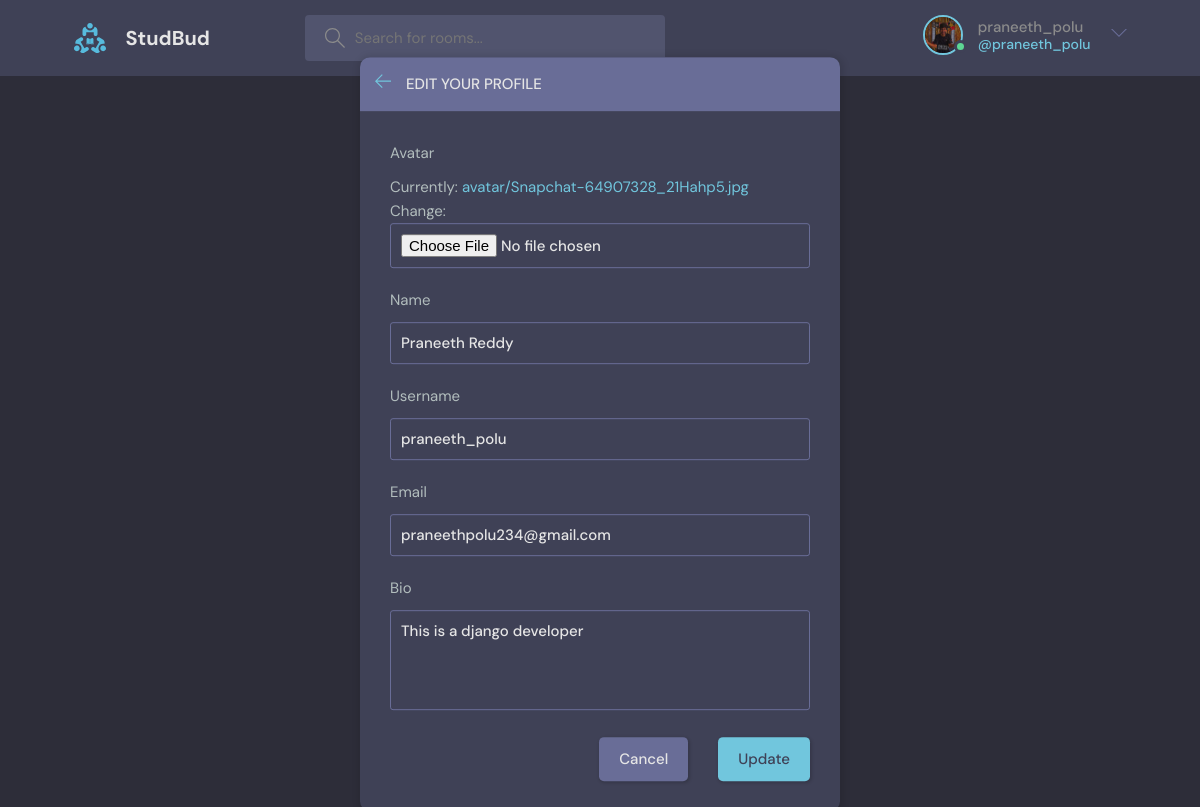
Page /edit/1 (signed in) on the committed database.
### base/models.py (models this page shows)
class User(AbstractUser):
    name = models.CharField(max_length = 200, null = True)
    email = models.EmailField(max_length = 200, unique=True, null = True)
    bio = models.TextField(blank = True, null = True)
    avatar= models.ImageField(null = True, default = 'avatar.jpg', upload_to = 'avatar')
    USERNAME_FIELD = 'username'
    REQUIRED_FIELDS = ['email']

### base/views.py (the view)
# urls.py: path('edit/<str:pk>', views.edituser, name='edit'),
@login_required(login_url='login')
def edituser(request, pk):
    user = request.user
    form = UserForm(instance=user)
    if request.method == "POST":
        form = UserForm(request.POST,request.FILES, instance=user)
        if form.is_valid():
            form.save()
            return redirect("user_profile", pk=user.id)
    return render(request,'base/edit-user.html',{'form':form})

### base/forms.py
class UserForm(ModelForm):
    class Meta:
        fields=['avatar','name','username','email','bio']
        model = User

### base/templates/base/edit-user.html (shortened to what this page needs)
{% include 'main.html' %}
<div class="container">
    <div class="layout__box">
        <div class="layout__boxHeader">
            <div class="layout__boxTitle">
                <a href="{% url 'user_profile' user.id %}">
                    <svg version="1.1" xmlns="http://www.w3.org/2000/svg" width="32" height="32"
                         viewBox="0 0 32 32">
                        <title>arrow-left</title>
                        <path
                                d="M13.723 2.286l-13.723 13.714 13.719 13.714 1.616-1.611-10.96-10.96h27.625v-2.286h-27.625l10.965-10.965-1.616-1.607z">
                        </path>
                    </svg>
                </a>
                <h3>Edit your profile</h3>
            </div>
        </div>
        <div class="layout__body">
            <form class="form" method="POST" action="" enctype="multipart/form-data">
                {% for field in form %}
                <div class="form__group">
                    <label for="profile_pic">{{ field.label }}</label>
                    {{field}}
                </div>
                {% endfor %}
                <div class="form__action">
                    <a class="btn btn--dark" href="{% url 'user_profile' user.id %}">Cancel</a>
                    <button class="btn btn--main" type="submit">Update</button>
                </div>
            </form>
        </div>
    </div>
</div>

### templates/navbar.html (shortened to what this page needs)
<!DOCTYPE html>
<html lang="en">
<head>
</head>
<body>
{% load static %}
<header class="header header--loggedIn">
    <div class="container">
        <a href="{% url 'home' %}" class="header__logo">
            <img src="{%  static 'images/logo.svg' %}"/>
            <h1>StudBud</h1>
        </a>
        <form class="header__search" method="get" accept-charset="{% url 'home' %}">
            <label>
                <input name="q" placeholder="Search for rooms..."/>
            </label>
        </form>
        <nav class="header__menu">
{% if request.user.is_authenticated %}
            <div class="header__user">
                <a href="{% url 'user_profile' user.id %}">
                    <div class="avatar avatar--medium active">
                        <img src="{{ request.user.avatar.url }}" alt=""/>
                    </div>
                    <p>{{ request.user.username }} <span>@{{ request.user.username }}</span></p>
                </a>
                <button class="dropdown-button">
                    <svg version="1.1" xmlns="http://www.w3.org/2000/svg" width="32" height="32" viewBox="0 0 32 32">
                        <title>chevron-down</title>
                        <path d="M16 21l-13-13h-3l16 16 16-16h-3l-13 13z"></path>
                    </svg>
                </button>
            </div>
    {% else %}
            <a href="{% url 'login' %}">
              <img src="{%  static 'images/avatar.svg'%}" />
              <p>Login</p>
            </a>
            {% endif %}
        </nav>
    </div>
</header>
</body>
</html>

### static/styles/style.css (style rules this page uses)
:root { --color-main: #71c6dd; --color-main-light: #e1f6fb; --color-dark: #3f4156; --color-dark-medium: #51546e; --color-dark-light: #696d97; --color-light: #e5e5e5; --color-gray: #8b8b8b; --color-light-gray: #b2bdbd; --color-bg: #2d2d39; --color-success: #5dd693; --color-error: #fc4b0b; }
* { font-family: "DM Sans", -apple-system, BlinkMacSystemFont, "Segoe UI", Roboto, Oxygen, Ubuntu, Cantarell, "Open Sans", "Helvetica Neue", sans-serif; margin: 0; padding: 0; box-sizing: border-box; text-rendering: optimizeLegibility; font-size: inherit; }
html { font-size: 56.25%; }
@media only screen and (min-width: 1200px) { html { font-size: 62.5%; } }
body { line-height: 1.6; font-weight: 400; font-size: 1.5rem; color: var(--color-light-gray); background-color: var(--color-bg); min-height: 100vh; }
img { width: 100%; }
a { display: inline-block; color: var(--color-main); text-decoration: none; }
.container { max-width: 120rem; width: 90%; margin: auto; }
.btn { background-color: transparent; border: none; display: inline-flex; align-items: center; gap: 1rem; cursor: pointer; transition: all ease-in-out 0.3s; padding: 1rem 2rem; border-radius: 5px; box-shadow: 1px 1px 3px 1px rgba(0, 0, 0, 0.15); font-weight: 500; }
.btn--main { background-color: var(--color-main); color: var(--color-dark); }
.btn--dark { background-color: var(--color-dark-light); color: var(--color-light); }
.avatar { position: relative; display: inline-block; border-radius: 50%; border: 2px solid var(--color-main); }
.avatar img { display: block; border-radius: 50%; object-fit: cover; object-position: center; }
.avatar::after { content: ""; display: block; position: absolute; background-color: var(--color-gray); z-index: 111; border-radius: 50%; border: 0.3rem solid var(--color-dark); }
.avatar.active::after { background-color: var(--color-success); }
.avatar.avatar--medium img { width: 3.6rem; height: 3.6rem; border-radius: 50%; }
.avatar.avatar--medium:after { width: 0.7rem; height: 0.7rem; bottom: 0px; right: -6px; }
.header { padding: 1.5rem; background-color: var(--color-dark); }
.header > .container { display: flex; gap: 9.5rem; }
.header__logo, .header__user { display: flex; gap: 2rem; align-items: center; }
.header__logo > img { height: 3.2rem; width: 3.2rem; }
.header__logo > h1 { font-weight: 700; font-size: 2rem; color: var(--color-light); }
.header__search > label { background-color: var(--color-dark-medium); padding: 1.3rem 1rem; display: flex; align-items: center; gap: 1rem; border-radius: 4px; }
.header__search svg { fill: var(--color-gray); width: 2rem; height: 2rem; margin-left: 1rem; }
.header__search input { width: 30rem; background: transparent; border: none; outline: none; color: var(--color-light); }
.header__menu { margin-left: auto; position: relative; }
.header__menu a { display: flex; gap: 1.5rem; align-items: center; font-weight: 500; text-decoration: none; color: var(--color-gray); }
.header__menu img { height: 3.6rem; }
.header__menu p { line-height: 1.2; }
.header__menu span { color: var(--color-main); font-weight: 500; font-size: 1.4rem; display: block; }
.header__menu svg { width: 1.6rem; height: 1.6rem; fill: var(--color-dark-light); }
.dropdown-button { background: transparent; border: 0; outline: 0; cursor: pointer; }
.layout__box { width: 90%; max-width: 48rem; min-height: 40rem; position: absolute; top: 50%; left: 50%; transform: translate(-50%, -46%); background-color: var(--color-dark); border-radius: 1rem; box-shadow: 1px 1px 6px 3px rgba(0, 0, 0, 0.1); overflow: hidden; }
.layout__boxHeader { display: flex; padding: 1.5rem; background-color: var(--color-dark-light); }
.layout__boxTitle { display: flex; gap: 1.5rem; align-items: center; }
.layout__boxTitle h3 { text-transform: uppercase; font-weight: 500; color: var(--color-light); }
.layout__boxTitle svg { width: 1.6rem; height: 1.6rem; fill: var(--color-main); }
.layout__body { margin: 3rem; }
.form__group { margin-bottom: 2rem; width: 100%; }
.form__group label { display: block; font-size: 1.5rem; margin-bottom: 1rem; }
.form__group input, .form__group textarea, .form__group select { background: transparent; border: 1px solid var(--color-dark-light); padding: 1rem; border-radius: 3px; width: 100%; color: var(--color-light); font-weight: 500; outline: none; }
.form__group textarea { background: transparent; height: 10rem; resize: none; }
.form__action { display: flex; justify-content: flex-end; gap: 3rem; }

### rows in the picture
User: user.avatar (picture), user.username "praneeth_polu", form "Praneeth Reddy" "praneeth_polu" "praneethpolu234@gmail.com" "This is a django developer"

### other values in the picture
{{ field.label }} "Avatar" "Name" "Username" "Email" "Bio"
